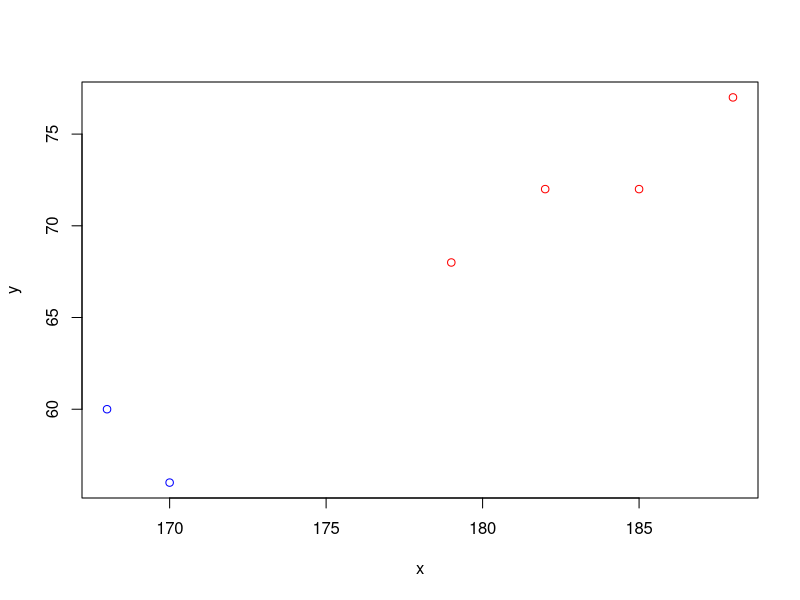

Write the R code that produced this figure.
library(cluster)
library(ggplot2)
library(plyr)
library(lattice)
library(graphics)
x<-c(185,170,168,179,182,188)
y<-c(72,56,60,68,72,77)
clsample<-data.frame(x,y)
clsample
dim(clsample)
clsample1<-data.matrix(clsample)
clsample1
cldata<-clsample1[,1:2]
cldata
class(cldata)
#Elbow curve
wss<-vector(mode="numeric", length=6)
wss
#wss<-(nrow(clsample)-1)*sum(apply(clsample,2,var))
#wss
#for(i in 1:6){
#wss[i]=sum(kmeans(cldata,centers=i, nstart=25)$withinss)
#}

km=kmeans(cldata,2,nstart=10)
km
km$cluster
km$centers
km$withinss
km$betweenss
km$totss
#Visualizing clusters
plot(cldata[km$cluster==1,],col="red",xlim=c(min(cldata[,1]),max(cldata[,1])),ylim=c(min(cldata[,2]),max(cldata[,2])))
points(cldata[km$cluster == 2,],col="blue")
